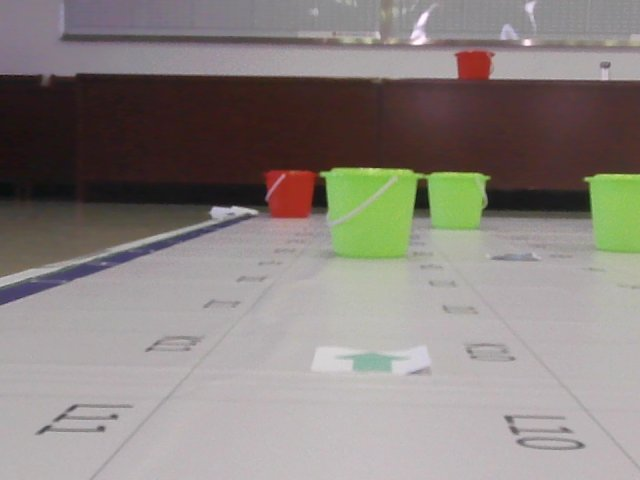
#> input picture _tmp_session/t28_run/snap_t28.jpg, 640 x 480 px, found by its file name
$ python crop2.py
#> lines starting #> are read from the running program, lines starting #| are printed output that depends on the picture
# -*- coding: utf-8 -*-
from PIL import Image, ImageEnhance
p = r"D:/User/Desktop/比赛存档/v1/_tmp_session/t28_run/snap_t28.jpg"
im = Image.open(p)
#> im is the input picture: PIL image 640x480 RGB; mean R, G, B 137.9, 131.1, 127
w, h = im.size
#> w = 640; h = 480
regions = {
  "lbl_left":  (0, int(h*0.62), int(w*0.30), int(h*0.98)),
  "lbl_mid":   (int(w*0.25), int(h*0.52), int(w*0.62), int(h*0.80)),
  "lbl_right": (int(w*0.72), int(h*0.55), int(w*1.0), int(h*0.95)),
}
for name, box in regions.items():
    c = im.crop(box)
    c = c.resize((c.width*4, c.height*4), Image.LANCZOS)
    c = ImageEnhance.Contrast(c).enhance(1.8)
    c.save(rf"D:/User/Desktop/比赛存档/v1/_tmp_session/t28_run/{name}.png")
    print(name, c.size)
#> this loop made 3 passes
#> pass 1, `c = im.crop(box)`:
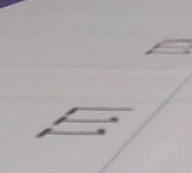
#> c: PIL image 192x173 RGB; mean R, G, B 176.5, 171.6, 173
#> pass 1, `c = ImageEnhance.Contrast(c).enhance(1.8)`:
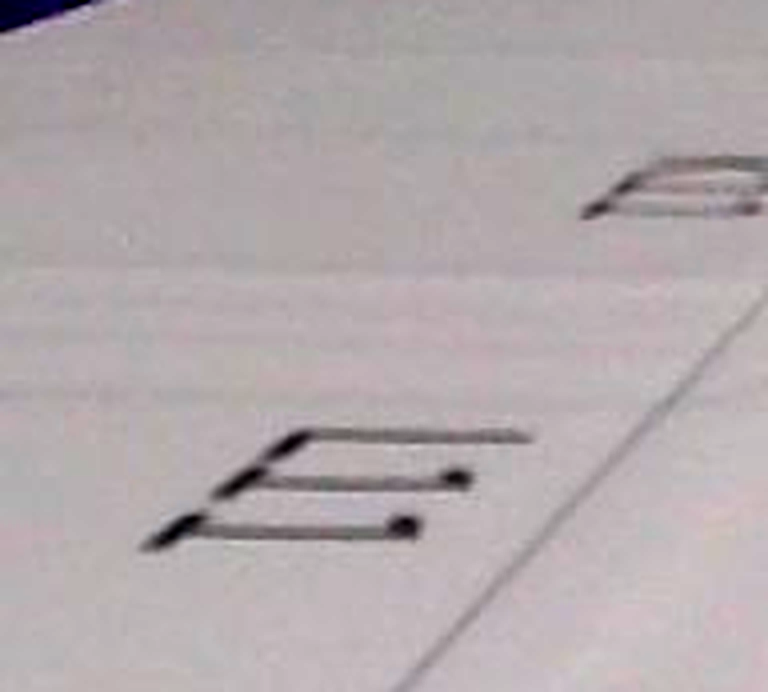
#> c: PIL image 768x692 RGB; mean R, G, B 179, 170.1, 172.5
#> pass 2, `c = im.crop(box)`:
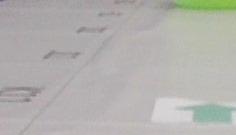
#> c: PIL image 236x135 RGB; mean R, G, B 178.8, 177.4, 173.8
#> after the loop:
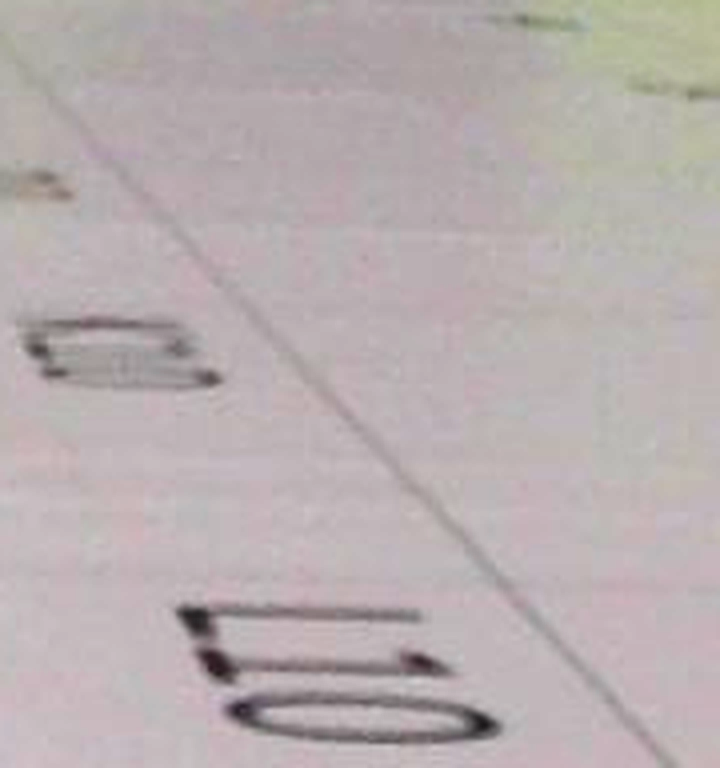
#> c: PIL image 720x768 RGB; mean R, G, B 184.3, 174.9, 175.7

$ run again, with _tmp_session/t28_run/rot270.png saved as _tmp_session/t28_run/snap_t28.jpg
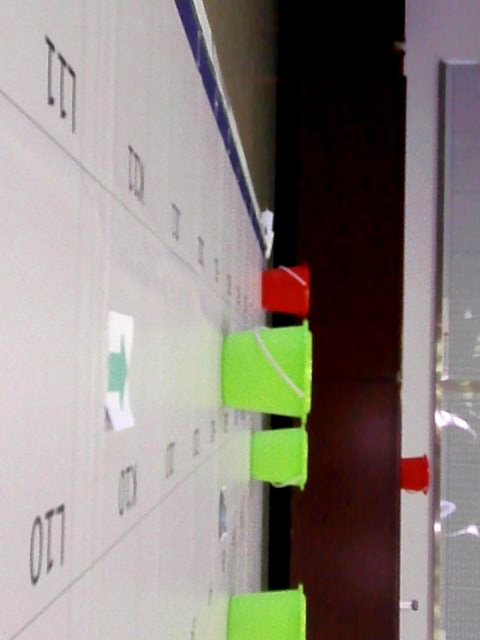
#> input picture _tmp_session/t28_run/rot270.png, 960 x 1280 px, found by its file name (shown at 1/2 size)
#> im is the input picture: PIL image 960x1280 RGB; mean R, G, B 140.2, 132.4, 126.8
#> the loop `for name, box in regions.items():` made 3 passes
#> pass 1, `c = ImageEnhance.Contrast(c).enhance(1.8)`:
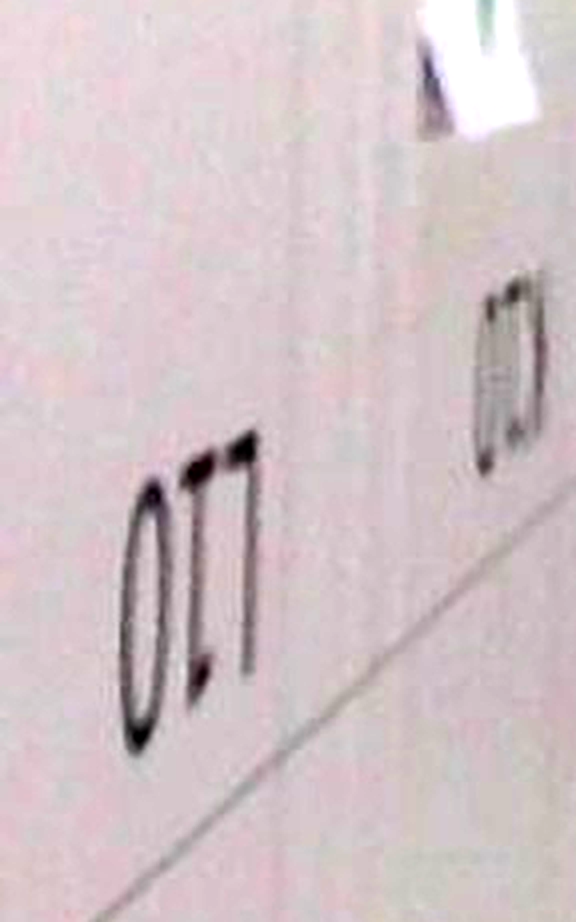
#> c: PIL image 1152x1844 RGB (shown at 1/2 size); mean R, G, B 211.4, 196.4, 200.4
#> after the loop `for name, box in regions.items():`:
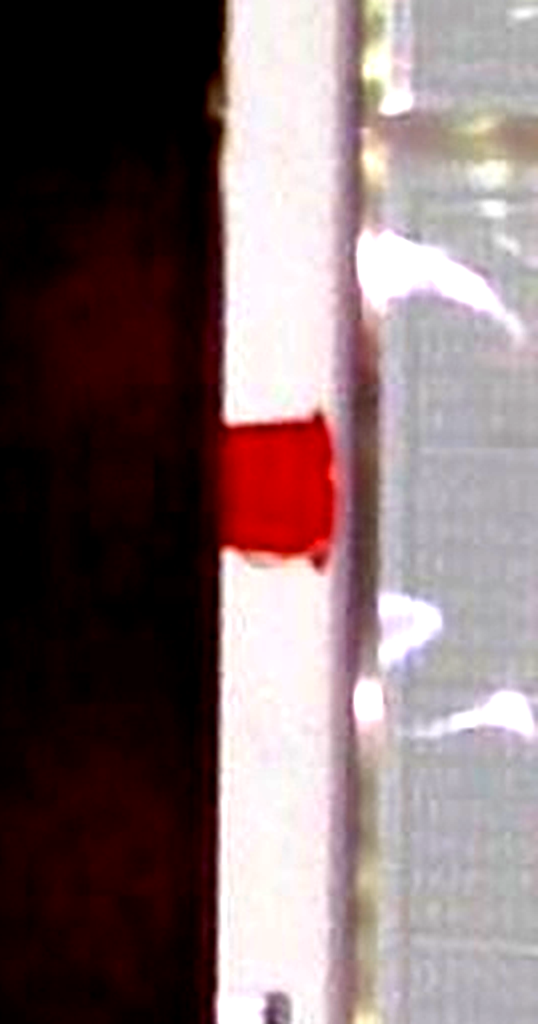
#> c: PIL image 1076x2048 RGB (shown at 1/2 size); mean R, G, B 128.3, 109.7, 111.4

$ run again, with _tmp_session/t28_run/rot90.png saved as _tmp_session/t28_run/snap_t28.jpg
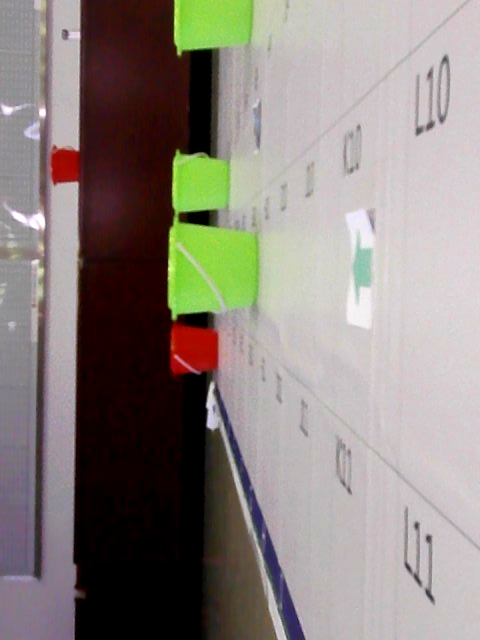
#> input picture _tmp_session/t28_run/rot90.png, 960 x 1280 px, found by its file name (shown at 1/2 size)
#> im is the input picture: PIL image 960x1280 RGB; mean R, G, B 140.2, 132.4, 126.8
#> the loop `for name, box in regions.items():` made 3 passes
#> pass 1, `c = ImageEnhance.Contrast(c).enhance(1.8)`:
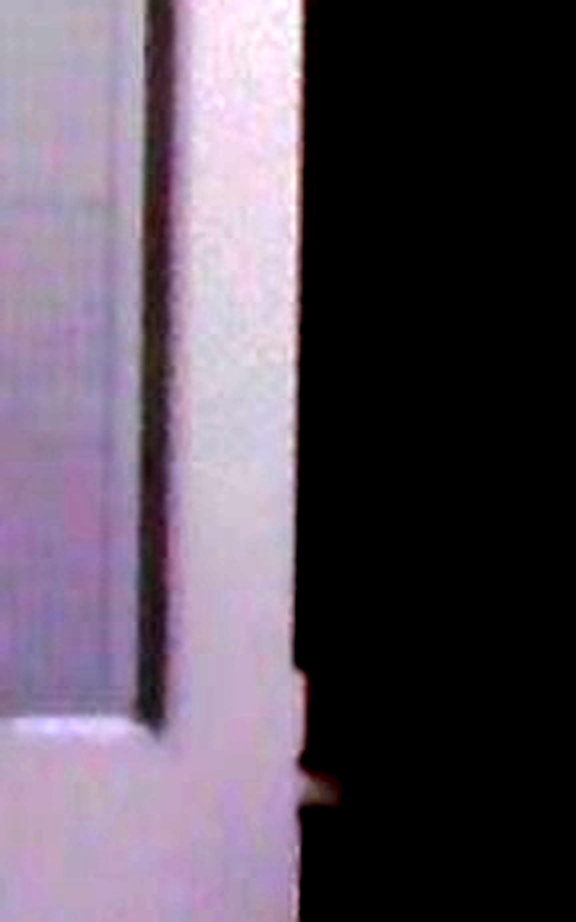
#> c: PIL image 1152x1844 RGB (shown at 1/2 size); mean R, G, B 91.3, 80.3, 94
#> after the loop `for name, box in regions.items():`:
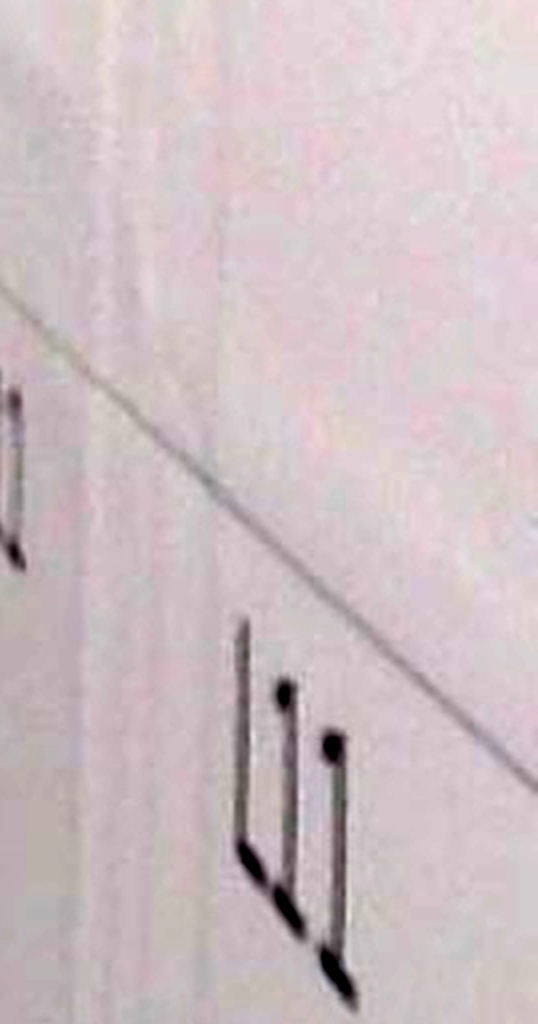
#> c: PIL image 1076x2048 RGB (shown at 1/2 size); mean R, G, B 206.4, 191.9, 195.8
